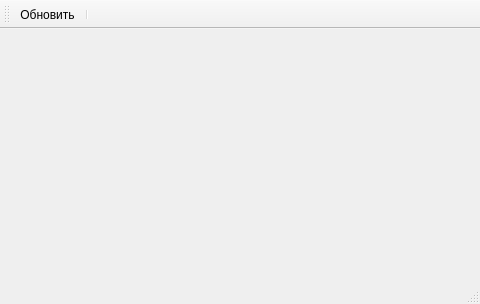
<?xml version="1.0" encoding="UTF-8"?>
<ui version="4.0">
 <class>MainWindow</class>
 <widget class="QMainWindow" name="MainWindow">
  <property name="geometry">
   <rect>
    <x>0</x>
    <y>0</y>
    <width>480</width>
    <height>304</height>
   </rect>
  </property>
  <property name="windowTitle">
   <string>Visual move</string>
  </property>
  <widget class="QWidget" name="centralWidget">
   <property name="sizePolicy">
    <sizepolicy hsizetype="Preferred" vsizetype="Preferred">
     <horstretch>0</horstretch>
     <verstretch>0</verstretch>
    </sizepolicy>
   </property>
  </widget>
  <widget class="QMenuBar" name="menuBar">
   <property name="geometry">
    <rect>
     <x>0</x>
     <y>0</y>
     <width>480</width>
     <height>21</height>
    </rect>
   </property>
  </widget>
  <widget class="QToolBar" name="mainToolBar">
   <attribute name="toolBarArea">
    <enum>TopToolBarArea</enum>
   </attribute>
   <attribute name="toolBarBreak">
    <bool>false</bool>
   </attribute>
   <addaction name="actionRefresh"/>
   <addaction name="separator"/>
  </widget>
  <widget class="QStatusBar" name="statusBar"/>
  <action name="actionMoveAllRight">
   <property name="icon">
    <iconset resource="resurs.qrc">
     <normaloff>:/buttons/toright.gif</normaloff>:/buttons/toright.gif</iconset>
   </property>
   <property name="text">
    <string>Переместить все</string>
   </property>
   <property name="toolTip">
    <string>Переместить все файлы направо</string>
   </property>
  </action>
  <action name="actionRefresh">
   <property name="icon">
    <iconset resource="resurs.qrc">
     <normaloff>:/buttons/refresh2.gif</normaloff>:/buttons/refresh2.gif</iconset>
   </property>
   <property name="text">
    <string>Обновить</string>
   </property>
   <property name="toolTip">
    <string>Обновить</string>
   </property>
  </action>
  <action name="actionMoveAllLeft">
   <property name="icon">
    <iconset resource="resurs.qrc">
     <normaloff>:/buttons/toleft.gif</normaloff>:/buttons/toleft.gif</iconset>
   </property>
   <property name="text">
    <string>Все налево</string>
   </property>
   <property name="toolTip">
    <string>Переместить все файлы налево</string>
   </property>
  </action>
  <action name="actionMoveAll">
   <property name="icon">
    <iconset resource="resurs.qrc">
     <normaloff>:/buttons/toboth.gif</normaloff>:/buttons/toboth.gif</iconset>
   </property>
   <property name="text">
    <string>Переместить все файлы</string>
   </property>
   <property name="toolTip">
    <string>Переместить все файлы</string>
   </property>
  </action>
 </widget>
 <layoutdefault spacing="6" margin="11"/>
 <resources>
  <include location="resurs.qrc"/>
 </resources>
 <connections/>
</ui>
